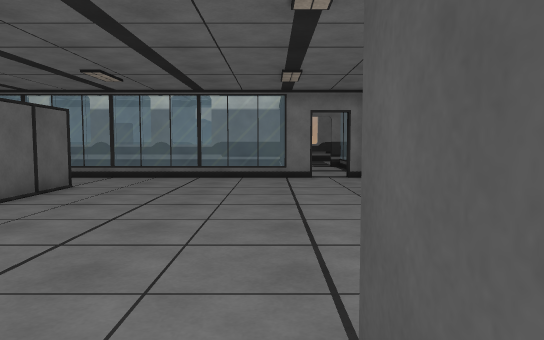
view 1 (above)

22 first-person views from a walk through a Unity game level. The camera is 1.2 m above the floor, tilts 4° down and sees 70° across. The floor is counted in squares, 1 m on a side. Each view is taken from the middle of a square. On the plan, view 1 faces up. The plan holds only what a view shows up to about 15 squares ahead; the rest is blank. The place goes on beyond the plan. The player character is not drawn. Surface patterns are stand-ins for the level's own textures.

view 2
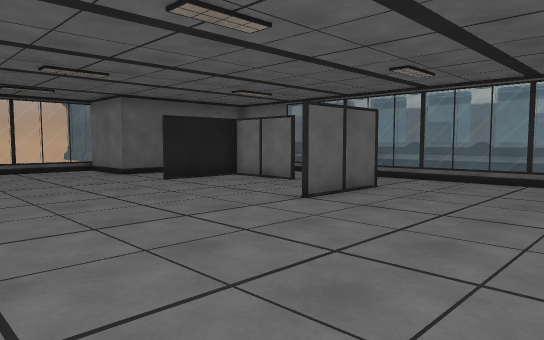

view 3
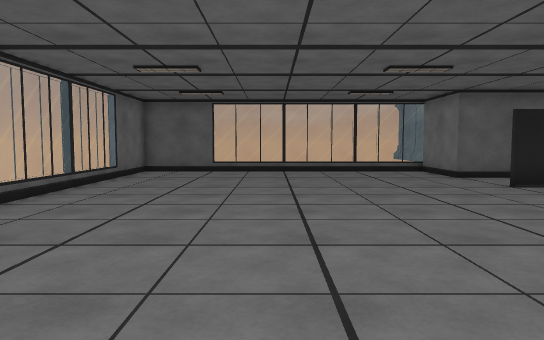

view 4
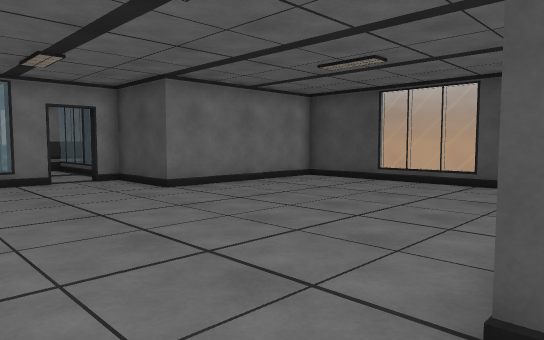

view 5
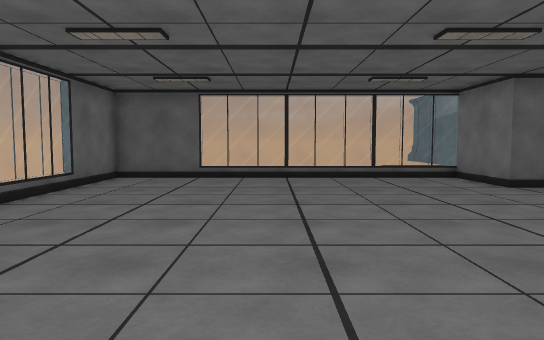

view 6
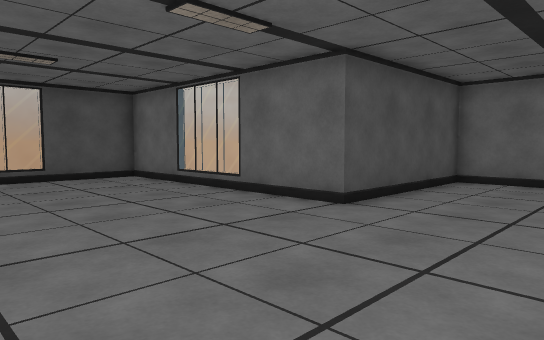

view 7
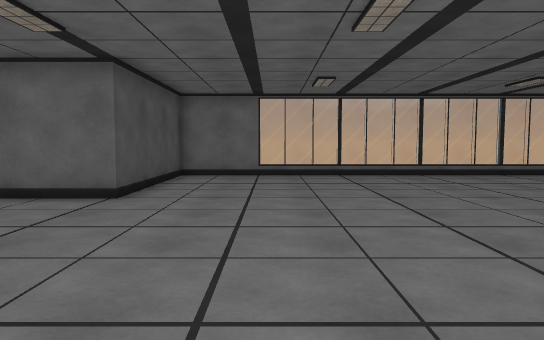

view 8
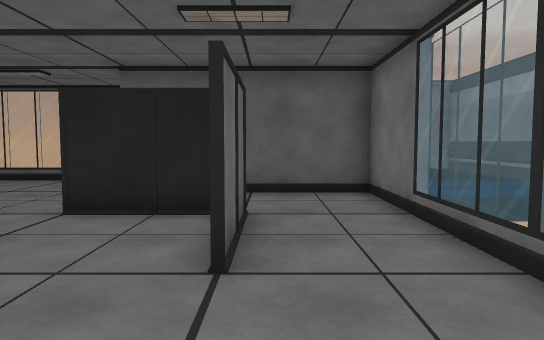

view 9
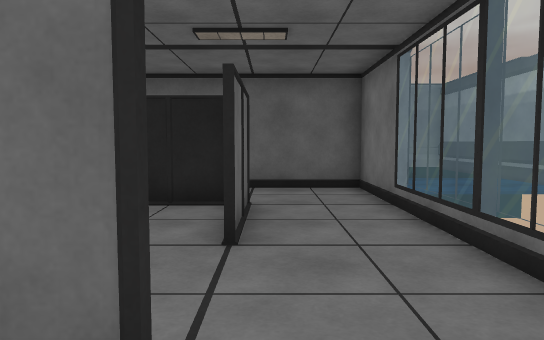

view 10
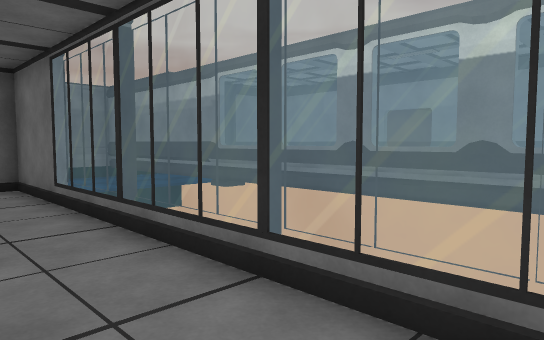

view 11
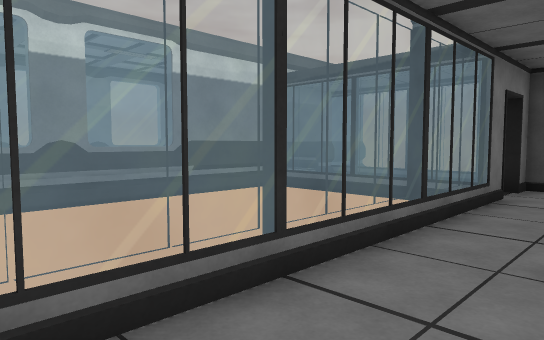

view 12
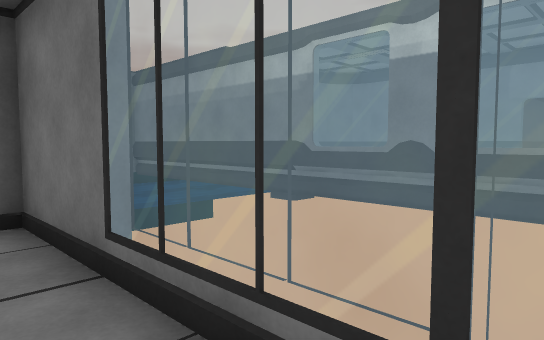

view 13
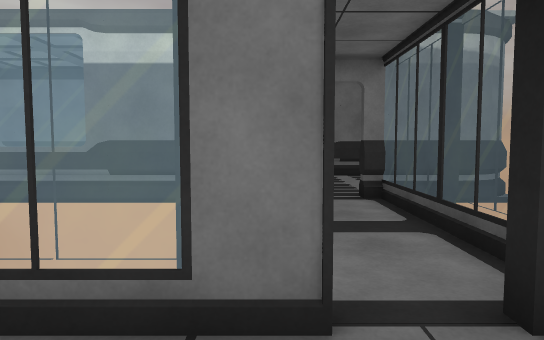

view 14
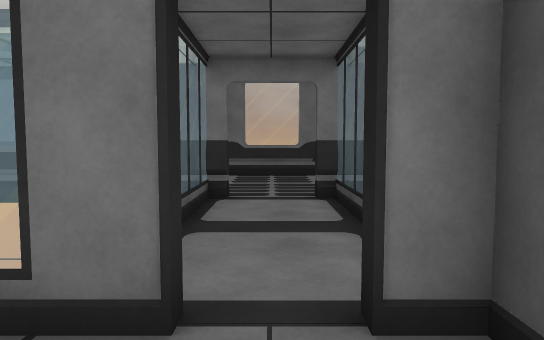

view 15
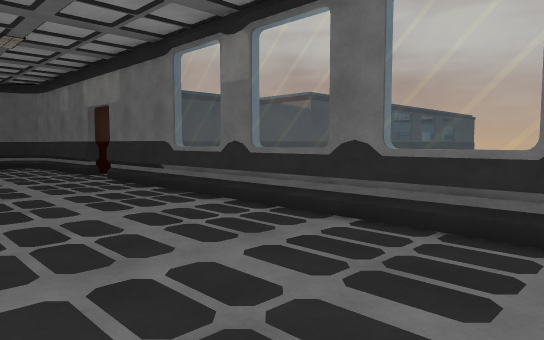

view 16
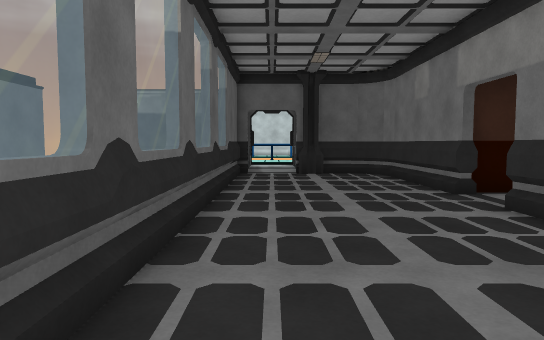

view 17
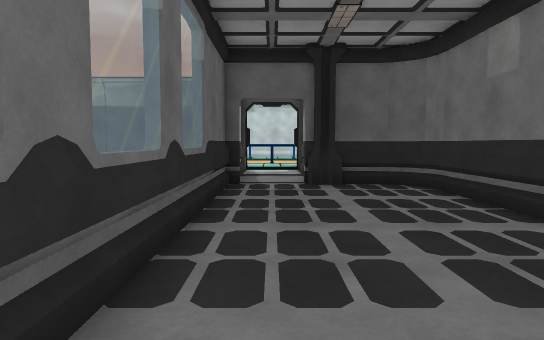

view 18
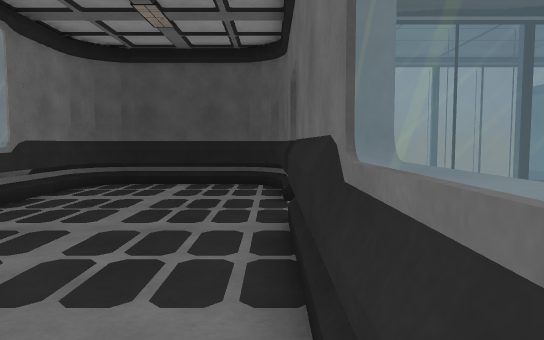

view 19
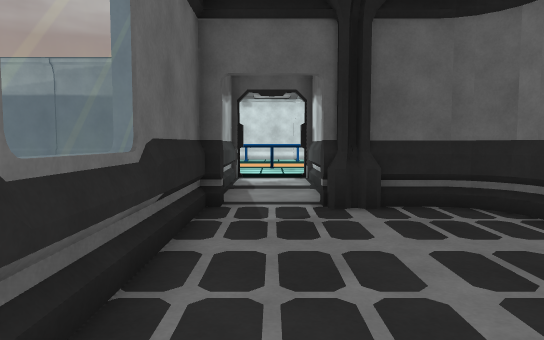

view 20
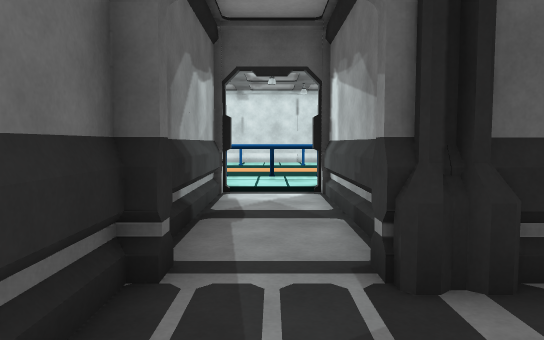

view 21
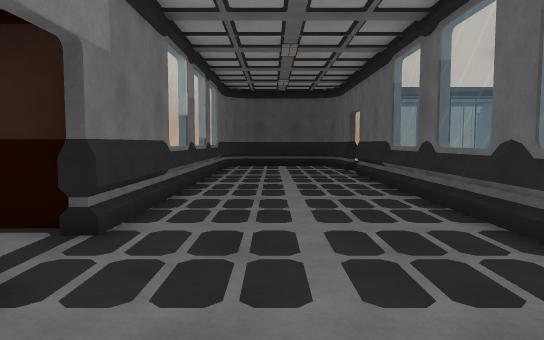

view 22
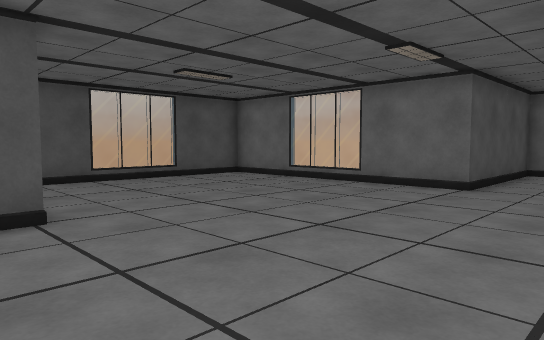

### Floor plan
Points are (right, up) in squares from view 1. A wall is a line through its corners. A room is listed if a view was taken in it or the views show most of it. See-through windows are left out.
Room 1 (views 1, 2, 3, 4, 5, 6, 7, 8, 9, 10, 11, 12, 13, 14, 22)
walls: (-5.5, 10.6) (-5.5, 7.5); (-8.4, 10.4) (-11.5, 10.4) (-11.5, 7.5); (-11.6, 10.5) (-8.5, 10.5); (0.4, 13.2) (0.4, 18.7); (1.4, 13.8) (1.4, 13.4) (-14.4, 13.4) (-14.4, 7.4) (-17.5, 7.4); (-17.4, 6.6) (-17.4, -4.4) (0.4, -4.4) (0.4, 1.6) (9.4, 1.6) (9.4, 10.4) (3.4, 10.4) (3.4, 13.4) (2.6, 13.4)
ways out: opening at (2, 14) to room 3
Room 2 (views 15, 16, 17, 18, 19, 20, 21)
walls: (-11, 25.4) (-16, 25.4); (0.6, 19.4) (0.6, 18.4); (3, 19.4) (3, 19.6) (5, 19.6); (3.4, 18.4) (3.4, 19.4); (-15.9, 25.3) (-16.4, 25.2); (-16.3, 25.4) (-17, 25.1) (-17.4, 24.3); (-16.6, 25.3) (-17.1, 24.9); (-16.9, 25.1) (-17.3, 24.6) (-17.4, 24) (-17.4, 23.4); (5, 25.4) (-9, 25.4); (5.3, 19.7) (5.8, 19.8); (5.6, 19.8) (6.1, 20.1) (6.3, 20.7); (-17.8, 20) (-17.4, 20) (-17.4, 19.6) (1.1, 19.6); (6.3, 20.9) (6.3, 24.1); (6.3, 20.5) (6.4, 21); (6.3, 24.3) (6.1, 24.8) (5.6, 25.2); (6.4, 23.9) (6.3, 24.5) (5.9, 25)
ways out: opening at (2, 19) to room 3; opening at (-17, 21) to room 4; opening at (-10, 25)
objects: pillar (-17, 22) to (-17, 23)
Room 3 (no view inside)
walls: (3.4, 14.1) (3.4, 18.4); (2.6, 13.4) (2.6, 13.8); (0.6, 18.4) (0.6, 17.4); (1.1, 19.4) (-22, 19.4); (5.1, 19.4) (3, 19.4)
ways out: opening at (2, 14) to room 1; opening at (2, 19) to room 2
Room 4 (no view inside)
walls: (-23.4, 20.1) (-23.4, 19.6) (-18.8, 19.6); (-18.6, 22.4) (-23.4, 22.4)
ways out: opening at (-17, 21) to room 2

Positions as (right, up) in squares from view 1, and headings:
1: (0, 0), facing up
2: (0, 1), facing up-left
3: (-1, 1), facing left
4: (-2, 1), facing up-right
5: (-4, 1), facing left
6: (-4, 8), facing down-right
7: (-3, 10), facing down
8: (-5, 11), facing left
9: (-4, 11), facing left
10: (-3, 11), facing up-left
11: (-8, 11), facing up-right
12: (-8, 12), facing up-left
13: (1, 11), facing up
14: (2, 11), facing up
15: (4, 20), facing up-left
16: (-2, 21), facing left
17: (-6, 21), facing left
18: (-5, 20), facing right
19: (-10, 21), facing left
20: (-14, 21), facing left
21: (-14, 23), facing right
22: (-3, 12), facing down-right
